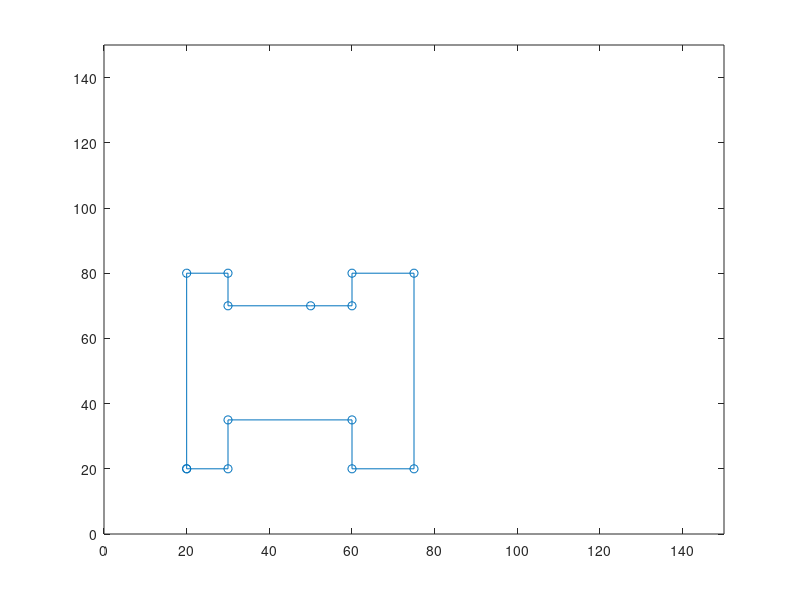

This figure's MATLAB source: (Note: this script raises an error after producing the figure.)
x = [];
y = [];
z=zeros(80,2);
%Widths

x=[20,20,30,30,50,60,60,75,75,60,60,30,30,20];
y=[20,80,80,70,70,70,80,80,20,20,35,35,20,20];

z=cat(1,x,y);


ans1= transpose(z);

plot(ans1(:,1),ans1(:,2),'-o')

axis([0 150 0 150])



%X=[20 20;20 80;30 80;30 70;60 70;60 80;75 80;75 20;60 20;60 35];

cell1=ans1(1,:)
cell2=ans1(2,:)

cell3